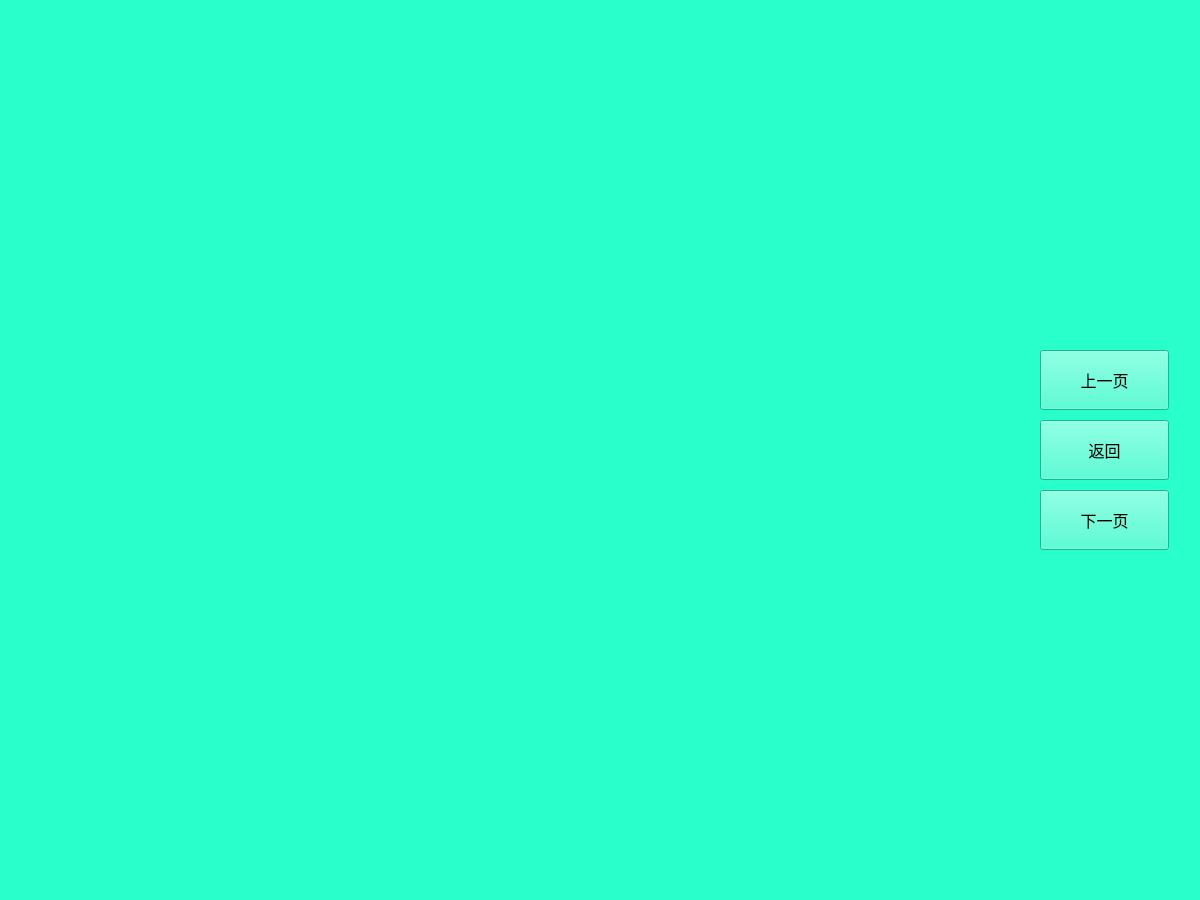
<?xml version="1.0" encoding="UTF-8"?>
<ui version="4.0">
 <class>bangzhu</class>
 <widget class="QMainWindow" name="bangzhu">
  <property name="geometry">
   <rect>
    <x>0</x>
    <y>0</y>
    <width>1200</width>
    <height>900</height>
   </rect>
  </property>
  <property name="minimumSize">
   <size>
    <width>1200</width>
    <height>900</height>
   </size>
  </property>
  <property name="maximumSize">
   <size>
    <width>1200</width>
    <height>900</height>
   </size>
  </property>
  <property name="windowTitle">
   <string>MainWindow</string>
  </property>
  <property name="styleSheet">
   <string notr="true">background-color: rgb(41, 255, 202);</string>
  </property>
  <widget class="QWidget" name="centralwidget">
   <widget class="QLabel" name="label">
    <property name="geometry">
     <rect>
      <x>30</x>
      <y>70</y>
      <width>957</width>
      <height>757</height>
     </rect>
    </property>
    <property name="minimumSize">
     <size>
      <width>957</width>
      <height>757</height>
     </size>
    </property>
    <property name="maximumSize">
     <size>
      <width>800</width>
      <height>600</height>
     </size>
    </property>
    <property name="sizeIncrement">
     <size>
      <width>1600</width>
      <height>1400</height>
     </size>
    </property>
    <property name="baseSize">
     <size>
      <width>1600</width>
      <height>1400</height>
     </size>
    </property>
    <property name="styleSheet">
     <string notr="true"/>
    </property>
    <property name="text">
     <string/>
    </property>
   </widget>
   <widget class="QPushButton" name="pushButton_2">
    <property name="geometry">
     <rect>
      <x>1040</x>
      <y>350</y>
      <width>129</width>
      <height>60</height>
     </rect>
    </property>
    <property name="minimumSize">
     <size>
      <width>0</width>
      <height>60</height>
     </size>
    </property>
    <property name="font">
     <font>
      <family>Arial</family>
      <pointsize>12</pointsize>
     </font>
    </property>
    <property name="text">
     <string>上一页</string>
    </property>
   </widget>
   <widget class="QPushButton" name="pushButton_3">
    <property name="geometry">
     <rect>
      <x>1040</x>
      <y>420</y>
      <width>129</width>
      <height>60</height>
     </rect>
    </property>
    <property name="minimumSize">
     <size>
      <width>0</width>
      <height>60</height>
     </size>
    </property>
    <property name="font">
     <font>
      <family>Arial</family>
      <pointsize>12</pointsize>
     </font>
    </property>
    <property name="styleSheet">
     <string notr="true">\</string>
    </property>
    <property name="text">
     <string>返回</string>
    </property>
   </widget>
   <widget class="QPushButton" name="pushButton">
    <property name="enabled">
     <bool>true</bool>
    </property>
    <property name="geometry">
     <rect>
      <x>1040</x>
      <y>490</y>
      <width>129</width>
      <height>60</height>
     </rect>
    </property>
    <property name="minimumSize">
     <size>
      <width>69</width>
      <height>60</height>
     </size>
    </property>
    <property name="font">
     <font>
      <family>Arial</family>
      <pointsize>12</pointsize>
     </font>
    </property>
    <property name="styleSheet">
     <string notr="true"/>
    </property>
    <property name="text">
     <string>下一页</string>
    </property>
   </widget>
  </widget>
  <widget class="QStatusBar" name="statusbar"/>
 </widget>
 <resources/>
 <connections/>
</ui>
